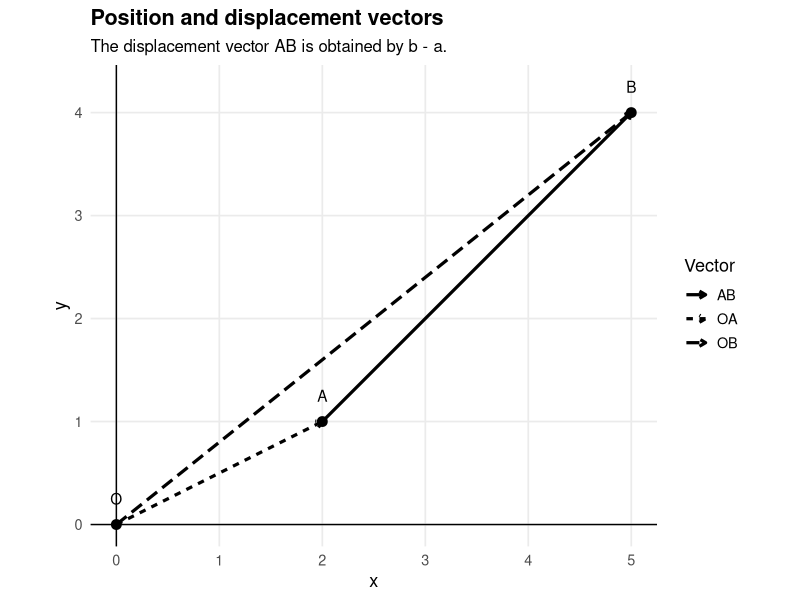
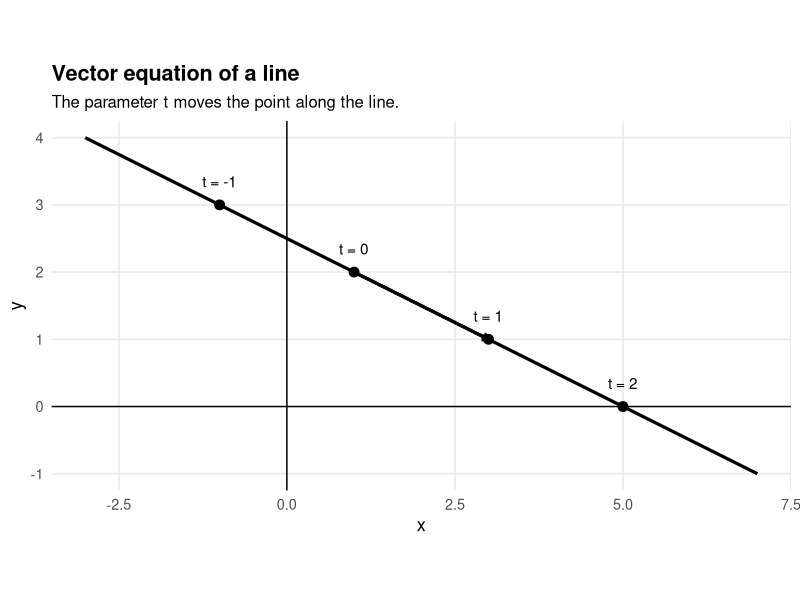
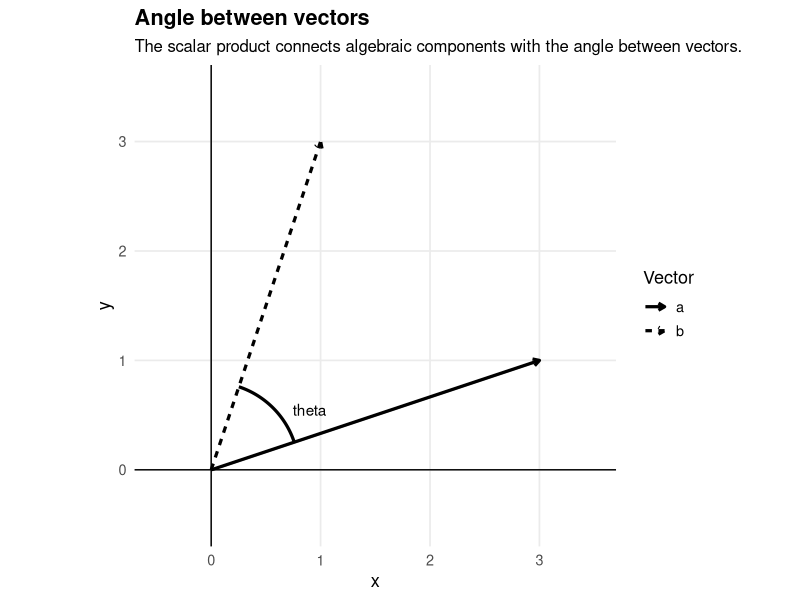
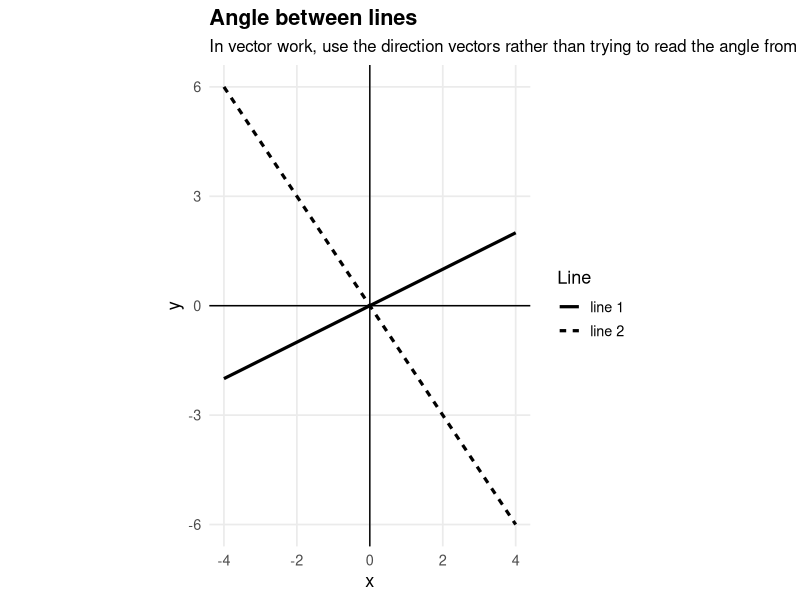
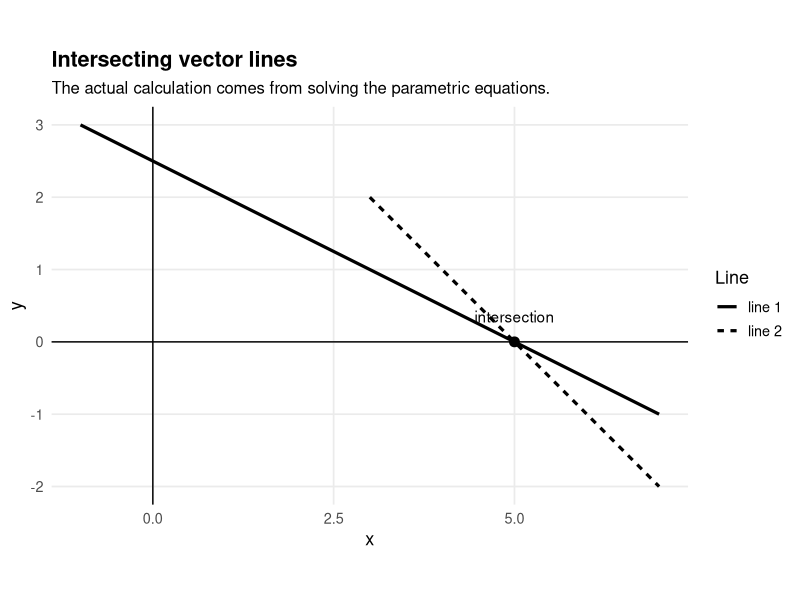
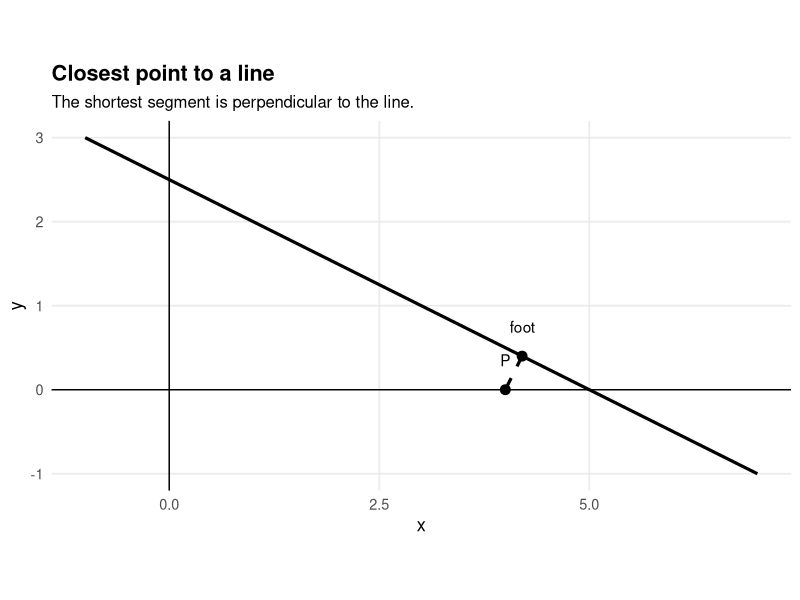

Here is the R script that generated these plots, in order:
## ---- chunk 1
#| label: setup-vectors
#| include: false

library(ggplot2)

book_theme <- function(base_size = 13) {
  theme_minimal(base_size = base_size) +
    theme(
      plot.title = element_text(face = "bold"),
      plot.subtitle = element_text(size = base_size - 1),
      panel.grid.minor = element_blank()
    )
}

axis_layers <- function() {
  list(
    geom_hline(yintercept = 0),
    geom_vline(xintercept = 0)
  )
}

arrow_style <- function() {
  grid::arrow(length = grid::unit(0.18, "cm"))
}

make_line_2d <- function(point, direction, t_min = -3, t_max = 3, n = 250) {
  t_values <- seq(t_min, t_max, length.out = n)
  data.frame(
    t = t_values,
    x = point[1] + t_values * direction[1],
    y = point[2] + t_values * direction[2]
  )
}

points_on_line_2d <- function(point, direction, t_values) {
  data.frame(
    t = t_values,
    x = point[1] + t_values * direction[1],
    y = point[2] + t_values * direction[2],
    label = paste0("t = ", t_values)
  )
}

vector_arrows_2d <- function(labels, starts, ends) {
  data.frame(
    label = labels,
    x = starts[, 1],
    y = starts[, 2],
    xend = ends[, 1],
    yend = ends[, 2]
  )
}

arc_between_vectors <- function(a, b, radius = 0.8, n = 100) {
  angle_a <- atan2(a[2], a[1])
  angle_b <- atan2(b[2], b[1])
  angle_values <- seq(angle_a, angle_b, length.out = n)
  data.frame(
    x = radius * cos(angle_values),
    y = radius * sin(angle_values)
  )
}

vector_magnitude <- function(a) {
  sqrt(sum(a^2))
}

scalar_product <- function(a, b) {
  sum(a * b)
}

vector_angle_degrees <- function(a, b, acute = FALSE) {
  numerator <- scalar_product(a, b)
  if (acute) {
    numerator <- abs(numerator)
  }
  denominator <- vector_magnitude(a) * vector_magnitude(b)
  acos(numerator / denominator) * 180 / pi
}

closest_parameter <- function(point, line_point, direction) {
  scalar_product(point - line_point, direction) / scalar_product(direction, direction)
}

closest_point_on_line <- function(point, line_point, direction) {
  t_value <- closest_parameter(point, line_point, direction)
  line_point + t_value * direction
}
## ---- chunk 2
#| label: fig-position-displacement-vectors
#| fig-cap: "Position vectors and the displacement vector from A to B."
#| fig-width: 6
#| fig-height: 5

points_df <- data.frame(
  label = c("O", "A", "B"),
  x = c(0, 2, 5),
  y = c(0, 1, 4)
)

arrows_df <- vector_arrows_2d(
  labels = c("OA", "OB", "AB"),
  starts = matrix(c(0, 0, 0, 0, 2, 1), ncol = 2, byrow = TRUE),
  ends = matrix(c(2, 1, 5, 4, 5, 4), ncol = 2, byrow = TRUE)
)

ggplot() +
  geom_segment(
    data = arrows_df,
    aes(x = x, y = y, xend = xend, yend = yend, linetype = label),
    linewidth = 1.1,
    arrow = arrow_style()
  ) +
  geom_point(data = points_df, aes(x = x, y = y), size = 3) +
  geom_text(data = points_df, aes(x = x, y = y, label = label), nudge_y = 0.25) +
  axis_layers() +
  coord_equal() +
  labs(
    title = "Position and displacement vectors",
    subtitle = "The displacement vector AB is obtained by b - a.",
    x = "x",
    y = "y",
    linetype = "Vector"
  ) +
  book_theme()
## ---- chunk 3
#| label: tbl-displacement-vector-check
#| echo: true

A <- c(2, -1, 3)
B <- c(-1, 5, 4)

AB <- B - A

data.frame(
  component = c("x", "y", "z"),
  A = A,
  B = B,
  AB = AB
)

vector_magnitude(AB)
## ---- chunk 4
#| label: fig-vector-equation-line
#| fig-cap: "The line r = a + td in a two-dimensional projection."
#| fig-width: 6
#| fig-height: 5

a <- c(1, 2)
d <- c(2, -1)

line_df <- make_line_2d(a, d, t_min = -2, t_max = 3)
sample_points <- points_on_line_2d(a, d, t_values = c(-1, 0, 1, 2))

ggplot() +
  geom_line(data = line_df, aes(x = x, y = y), linewidth = 1.1) +
  geom_point(data = sample_points, aes(x = x, y = y), size = 3) +
  geom_text(data = sample_points, aes(x = x, y = y, label = label), nudge_y = 0.35) +
  geom_segment(
    aes(x = a[1], y = a[2], xend = a[1] + d[1], yend = a[2] + d[2]),
    linewidth = 1.1,
    arrow = arrow_style()
  ) +
  axis_layers() +
  coord_equal() +
  labs(
    title = "Vector equation of a line",
    subtitle = "The parameter t moves the point along the line.",
    x = "x",
    y = "y"
  ) +
  book_theme()
## ---- chunk 5
#| label: tbl-line-parameter-values
#| echo: true

t_values <- -2:4

data.frame(
  t = t_values,
  x = 1 + t_values,
  y = 2 - t_values,
  z = -1 + t_values
)
## ---- chunk 6
#| label: fig-scalar-product-angle
#| fig-cap: "The angle between two vectors in a two-dimensional projection."
#| fig-width: 6
#| fig-height: 5

a_vector <- c(3, 1)
b_vector <- c(1, 3)

vectors_df <- vector_arrows_2d(
  labels = c("a", "b"),
  starts = matrix(c(0, 0, 0, 0), ncol = 2, byrow = TRUE),
  ends = rbind(a_vector, b_vector)
)

arc_df <- arc_between_vectors(a_vector, b_vector, radius = 0.8)

ggplot() +
  geom_segment(
    data = vectors_df,
    aes(x = x, y = y, xend = xend, yend = yend, linetype = label),
    linewidth = 1.1,
    arrow = arrow_style()
  ) +
  geom_path(data = arc_df, aes(x = x, y = y), linewidth = 1.1) +
  annotate("text", x = 0.9, y = 0.55, label = "theta") +
  axis_layers() +
  coord_equal(xlim = c(-0.5, 3.5), ylim = c(-0.5, 3.5)) +
  labs(
    title = "Angle between vectors",
    subtitle = "The scalar product connects algebraic components with the angle between vectors.",
    x = "x",
    y = "y",
    linetype = "Vector"
  ) +
  book_theme()
## ---- chunk 7
#| label: tbl-vector-angle-checks
#| echo: true

vectors <- data.frame(
  pair = c("Pair 1", "Pair 2", "Pair 3"),
  ax = c(2, 1, 1),
  ay = c(-1, 2, 1),
  az = c(2, 2, 0),
  bx = c(1, 2, 1),
  by = c(2, 1, -1),
  bz = c(2, 2, 0)
)

vectors$dot_product <- vectors$ax * vectors$bx + vectors$ay * vectors$by + vectors$az * vectors$bz
vectors$magnitude_a <- sqrt(vectors$ax^2 + vectors$ay^2 + vectors$az^2)
vectors$magnitude_b <- sqrt(vectors$bx^2 + vectors$by^2 + vectors$bz^2)
vectors$angle_degrees <- acos(vectors$dot_product / (vectors$magnitude_a * vectors$magnitude_b)) * 180 / pi

vectors
## ---- chunk 8
#| label: fig-angle-between-lines
#| fig-cap: "The angle between two lines is the angle between their direction vectors."
#| fig-width: 6
#| fig-height: 5

line_one <- make_line_2d(c(0, 0), c(2, 1), t_min = -2, t_max = 2)
line_two <- make_line_2d(c(0, 0), c(2, -3), t_min = -2, t_max = 2)

ggplot() +
  geom_line(data = line_one, aes(x = x, y = y, linetype = "line 1"), linewidth = 1.1) +
  geom_line(data = line_two, aes(x = x, y = y, linetype = "line 2"), linewidth = 1.1) +
  axis_layers() +
  coord_equal() +
  labs(
    title = "Angle between lines",
    subtitle = "In vector work, use the direction vectors rather than trying to read the angle from the graph.",
    x = "x",
    y = "y",
    linetype = "Line"
  ) +
  book_theme()
## ---- chunk 9
#| label: tbl-line-angle-checks
#| echo: true

line_pairs <- data.frame(
  pair = c("A", "B", "C"),
  d1x = c(1, 1, 3),
  d1y = c(2, 2, -2),
  d1z = c(-2, 2, 6),
  d2x = c(3, 2, 2),
  d2y = c(-1, -1, 4),
  d2z = c(2, 0, 4)
)

line_pairs$dot_product <- line_pairs$d1x * line_pairs$d2x + line_pairs$d1y * line_pairs$d2y + line_pairs$d1z * line_pairs$d2z
line_pairs$magnitude_1 <- sqrt(line_pairs$d1x^2 + line_pairs$d1y^2 + line_pairs$d1z^2)
line_pairs$magnitude_2 <- sqrt(line_pairs$d2x^2 + line_pairs$d2y^2 + line_pairs$d2z^2)
line_pairs$acute_angle_degrees <- acos(abs(line_pairs$dot_product) / (line_pairs$magnitude_1 * line_pairs$magnitude_2)) * 180 / pi

line_pairs
## ---- chunk 10
#| label: fig-line-intersection-projection
#| fig-cap: "A projection of two intersecting vector lines."
#| fig-width: 6
#| fig-height: 5

line_1 <- make_line_2d(c(1, 2), c(2, -1), t_min = -1, t_max = 3)
line_2 <- make_line_2d(c(5, 0), c(-1, 1), t_min = -2, t_max = 2)

intersection <- data.frame(
  x = 5,
  y = 0,
  label = "intersection"
)

ggplot() +
  geom_line(data = line_1, aes(x = x, y = y, linetype = "line 1"), linewidth = 1.1) +
  geom_line(data = line_2, aes(x = x, y = y, linetype = "line 2"), linewidth = 1.1) +
  geom_point(data = intersection, aes(x = x, y = y), size = 3) +
  geom_text(data = intersection, aes(x = x, y = y, label = label), nudge_y = 0.35) +
  axis_layers() +
  coord_equal() +
  labs(
    title = "Intersecting vector lines",
    subtitle = "The actual calculation comes from solving the parametric equations.",
    x = "x",
    y = "y",
    linetype = "Line"
  ) +
  book_theme()
## ---- chunk 11
#| label: tbl-line-intersection-check
#| echo: true

lambda <- 2
mu <- 0

line_1_point <- c(1, 2, 0) + lambda * c(2, -1, 3)
line_2_point <- c(5, 0, 6) + mu * c(-1, 1, 0)

data.frame(
  component = c("x", "y", "z"),
  line_1 = line_1_point,
  line_2 = line_2_point
)
## ---- chunk 12
#| label: fig-point-to-line-distance
#| fig-cap: "Closest point from a point to a line in a two-dimensional projection."
#| fig-width: 6
#| fig-height: 5

line_point <- c(1, 2)
direction <- c(2, -1)
point_p <- c(4, 0)

line_df <- make_line_2d(line_point, direction, t_min = -1, t_max = 3)
foot <- closest_point_on_line(point_p, line_point, direction)

points_df <- data.frame(
  label = c("P", "foot"),
  x = c(point_p[1], foot[1]),
  y = c(point_p[2], foot[2])
)

ggplot() +
  geom_line(data = line_df, aes(x = x, y = y), linewidth = 1.1) +
  geom_segment(
    aes(x = point_p[1], y = point_p[2], xend = foot[1], yend = foot[2]),
    linetype = "dashed",
    linewidth = 1.1
  ) +
  geom_point(data = points_df, aes(x = x, y = y), size = 3) +
  geom_text(data = points_df, aes(x = x, y = y, label = label), nudge_y = 0.35) +
  axis_layers() +
  coord_equal() +
  labs(
    title = "Closest point to a line",
    subtitle = "The shortest segment is perpendicular to the line.",
    x = "x",
    y = "y"
  ) +
  book_theme()
## ---- chunk 13
#| label: tbl-perpendicular-foot-check
#| echo: true

line_point <- c(1, 2, 0)
direction <- c(2, -1, 2)
point_p <- c(4, 0, 5)

foot <- closest_point_on_line(point_p, line_point, direction)
perpendicular_vector <- point_p - foot

data.frame(
  component = c("x", "y", "z"),
  foot = foot,
  perpendicular_vector = perpendicular_vector,
  direction_vector = direction
)

scalar_product(perpendicular_vector, direction)
